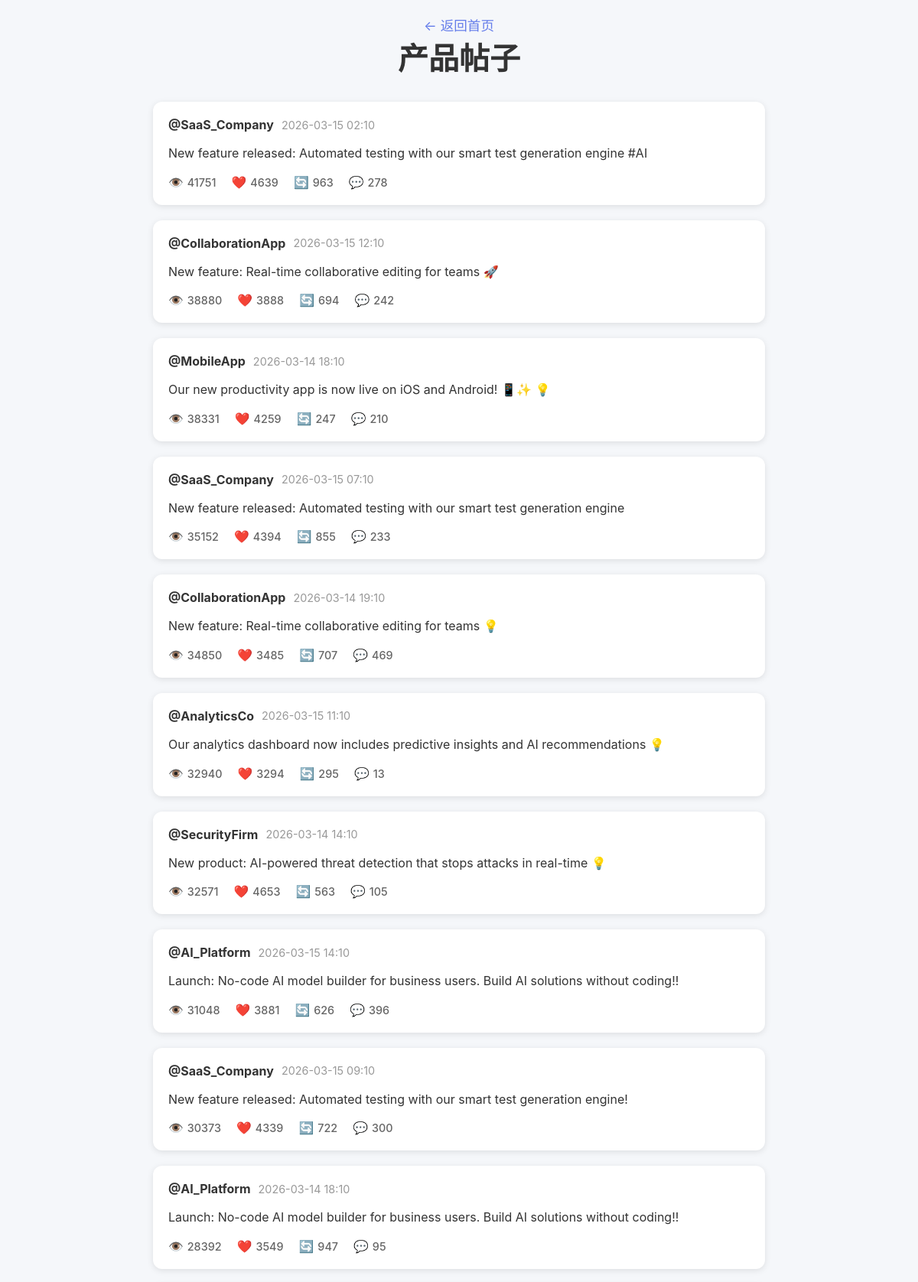
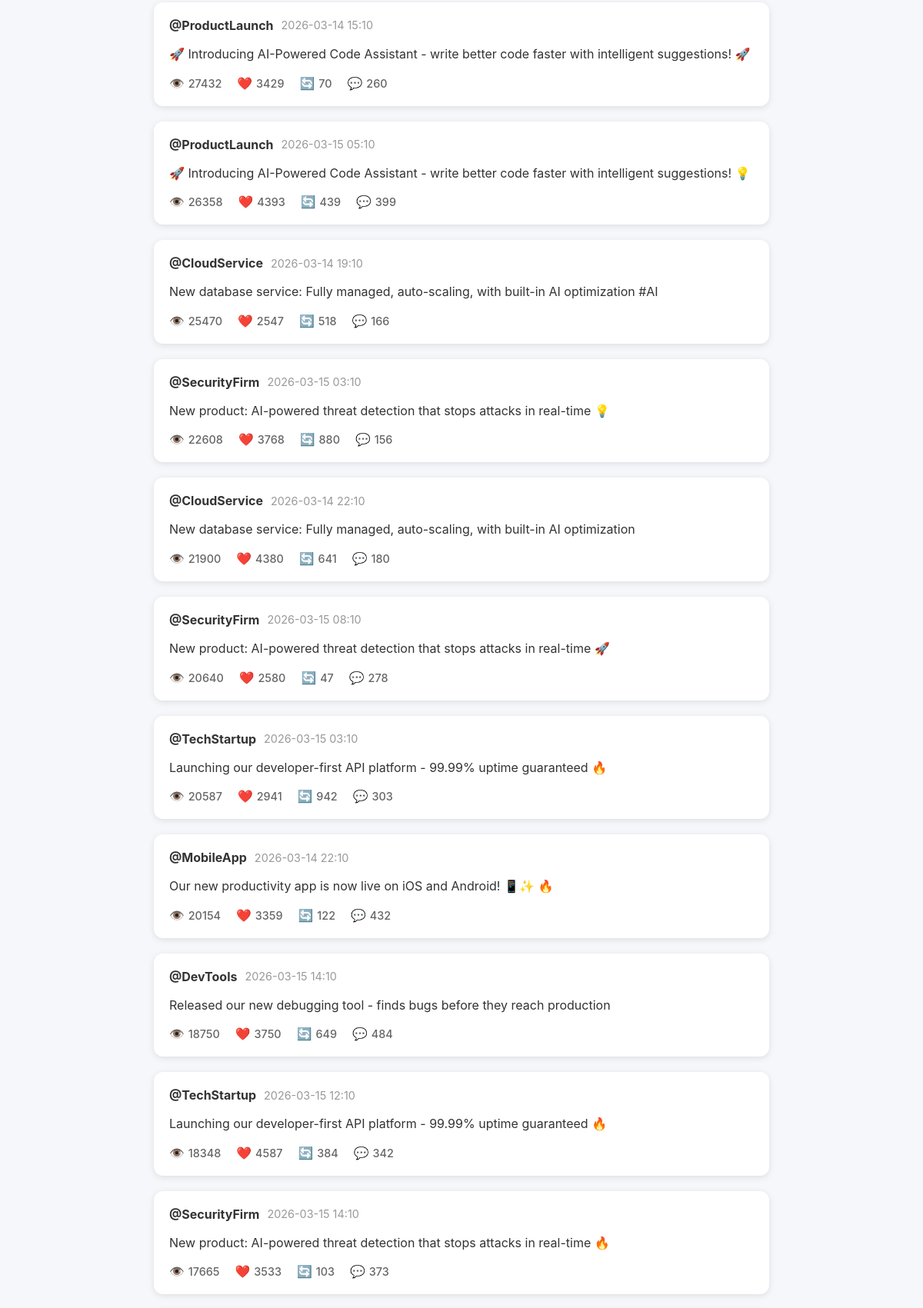
The app's page /posts/product (upper part) with its own data (2 pictures, top to bottom).
### tables this page shows
CREATE TABLE posts (
                id TEXT PRIMARY KEY,
                author_id TEXT,
                author_username TEXT,
                text TEXT,
                created_at TIMESTAMP,
                metrics_impressions INTEGER,
                metrics_likes INTEGER,
                metrics_retweets INTEGER,
                metrics_replies INTEGER,
                category TEXT,
                crawled_at TIMESTAMP DEFAULT CURRENT_TIMESTAMP
            );

### scripts/web_app.py (the view)
@app.route('/posts/<category>')
def posts(category):
    conn = get_db_connection()
    posts = conn.execute('''
        SELECT * FROM posts
        WHERE category = ?
        ORDER BY metrics_impressions + metrics_replies DESC
        LIMIT 100
    ''', (category,)).fetchall()
    conn.close()
    posts_list = []
    for post in posts:
        post_dict = dict(post)
        post_dict['created_at'] = datetime.fromisoformat(post['created_at']).strftime("%Y-%m-%d %H:%M")
        posts_list.append(post_dict)
    category_names = {
        'trending': '热门趋势',
        'need': '需求帖子',
        'product': '产品帖子',
        'complain': '抱怨帖子'
    }
    return render_template('posts.html',
                          posts=posts_list,
                          category=category,
                          category_name=category_names.get(category, category))

### scripts/web_app.py (called while the page is built)
def get_db_connection():
    conn = sqlite3.connect(DB_PATH)
    conn.row_factory = sqlite3.Row
    return conn

### assets/templates/posts.html (shortened to what this page needs)
<!DOCTYPE html>
<html lang="zh-CN">
<head>
</head>
<body>
    <div class="container">
        <div class="header">
            <a href="/" class="back-link">← 返回首页</a>
            <h1>{{ category_name }}</h1>
        </div>
        {% if posts %}
        <div class="post-list">
            {% for post in posts %}
            <div class="post-card" onclick="window.location.href='/post/{{ post.id }}'">
                <div class="post-header">
                    <span class="author">@{{ post.author_username }}</span>
                    <span class="time">{{ post.created_at }}</span>
                </div>
                <div class="post-content">{{ post.text }}</div>
                <div class="post-stats">
                    <div class="stat-item">
                        <span class="icon">👁️</span>
                        <span class="value">{{ post.metrics_impressions }}</span>
                    </div>
                    <div class="stat-item">
                        <span class="icon">❤️</span>
                        <span class="value">{{ post.metrics_likes }}</span>
                    </div>
                    <div class="stat-item">
                        <span class="icon">🔄</span>
                        <span class="value">{{ post.metrics_retweets }}</span>
                    </div>
                    <div class="stat-item">
                        <span class="icon">💬</span>
                        <span class="value">{{ post.metrics_replies }}</span>
                    </div>
                </div>
            </div>
            {% endfor %}
        </div>
        {% else %}
        <div class="empty-state">
            <div class="emoji">📭</div>
            <p>暂无帖子数据</p>
        </div>
        {% endif %}
    </div>
</body>
</html>

### assets/templates/posts.html (style rules this page uses)
* { margin: 0; padding: 0; box-sizing: border-box; }
body { font-family: -apple-system, BlinkMacSystemFont, 'Segoe UI', Roboto, 'Helvetica Neue', Arial, sans-serif; background: #f5f7fa; padding: 20px; }
.container { max-width: 800px; margin: 0 auto; }
.header { text-align: center; margin-bottom: 30px; }
.header h1 { font-size: 2.5em; color: #333; margin-bottom: 10px; }
.header .back-link { color: #667eea; text-decoration: none; font-size: 1.1em; }
.post-list { display: flex; flex-direction: column; gap: 20px; }
.post-card { background: white; border-radius: 12px; padding: 20px; box-shadow: 0 2px 8px rgba(0,0,0,0.1); transition: box-shadow 0.3s; cursor: pointer; }
.post-header { display: flex; align-items: center; margin-bottom: 15px; }
.post-header .author { font-weight: bold; color: #333; margin-right: 10px; }
.post-header .time { color: #999; font-size: 0.9em; }
.post-content { color: #333; line-height: 1.6; margin-bottom: 15px; white-space: pre-wrap; word-wrap: break-word; }
.post-stats { display: flex; gap: 20px; color: #666; font-size: 0.9em; }
.stat-item { display: flex; align-items: center; gap: 5px; }
.stat-item .icon { font-size: 1.1em; }
.stat-item .value { font-weight: 500; }

### records on screen
posts: author_username "SaaS_Company", created_at "2026-03-15 02:10", text "New feature released: Automated testing with our smart test generation engine #AI", metrics_impressions "41751", metrics_likes "4639", metrics_retweets "963", metrics_replies "278"
posts: author_username "CollaborationApp", created_at "2026-03-15 12:10", text "New feature: Real-time collaborative editing for teams 🚀", metrics_impressions "38880", metrics_likes "3888", metrics_retweets "694", metrics_replies "242"
posts: author_username "MobileApp", created_at "2026-03-14 18:10", text "Our new productivity app is now live on iOS and Android! 📱✨ 💡", metrics_impressions "38331", metrics_likes "4259", metrics_retweets "247", metrics_replies "210"
posts: author_username "SaaS_Company", created_at "2026-03-15 07:10", text "New feature released: Automated testing with our smart test generation engine", metrics_impressions "35152", metrics_likes "4394", metrics_retweets "855", metrics_replies "233"
posts: author_username "CollaborationApp", created_at "2026-03-14 19:10", text "New feature: Real-time collaborative editing for teams 💡", metrics_impressions "34850", metrics_likes "3485", metrics_retweets "707", metrics_replies "469"
posts: author_username "AnalyticsCo", created_at "2026-03-15 11:10", text "Our analytics dashboard now includes predictive insights and AI recommendations 💡", metrics_impressions "32940", metrics_likes "3294", metrics_retweets "295", metrics_replies "13"
posts: author_username "SecurityFirm", created_at "2026-03-14 14:10", text "New product: AI-powered threat detection that stops attacks in real-time 💡", metrics_impressions "32571", metrics_likes "4653", metrics_retweets "563", metrics_replies "105"
posts: author_username "AI_Platform", created_at "2026-03-15 14:10", text "Launch: No-code AI model builder for business users. Build AI solutions without coding!!", metrics_impressions "31048", metrics_likes "3881", metrics_retweets "626", metrics_replies "396"
posts: author_username "SaaS_Company", created_at "2026-03-15 09:10", text "New feature released: Automated testing with our smart test generation engine!", metrics_impressions "30373", metrics_likes "4339", metrics_retweets "722", metrics_replies "300"
posts: author_username "AI_Platform", created_at "2026-03-14 18:10", text "Launch: No-code AI model builder for business users. Build AI solutions without coding!!", metrics_impressions "28392", metrics_likes "3549", metrics_retweets "947", metrics_replies "95"
posts: author_username "ProductLaunch", created_at "2026-03-14 15:10", text "🚀 Introducing AI-Powered Code Assistant - write better code faster with intelligent suggestions! 🚀", metrics_impressions "27432", metrics_likes "3429", metrics_retweets "70", metrics_replies "260"
posts: author_username "ProductLaunch", created_at "2026-03-15 05:10", text "🚀 Introducing AI-Powered Code Assistant - write better code faster with intelligent suggestions! 💡", metrics_impressions "26358", metrics_likes "4393", metrics_retweets "439", metrics_replies "399"
posts: author_username "CloudService", created_at "2026-03-14 19:10", text "New database service: Fully managed, auto-scaling, with built-in AI optimization #AI", metrics_impressions "25470", metrics_likes "2547", metrics_retweets "518", metrics_replies "166"
posts: author_username "SecurityFirm", created_at "2026-03-15 03:10", text "New product: AI-powered threat detection that stops attacks in real-time 💡", metrics_impressions "22608", metrics_likes "3768", metrics_retweets "880", metrics_replies "156"
posts: author_username "CloudService", created_at "2026-03-14 22:10", text "New database service: Fully managed, auto-scaling, with built-in AI optimization", metrics_impressions "21900", metrics_likes "4380", metrics_retweets "641", metrics_replies "180"
posts: author_username "SecurityFirm", created_at "2026-03-15 08:10", text "New product: AI-powered threat detection that stops attacks in real-time 🚀", metrics_impressions "20640", metrics_likes "2580", metrics_retweets "47", metrics_replies "278"
posts: author_username "TechStartup", created_at "2026-03-15 03:10", text "Launching our developer-first API platform - 99.99% uptime guaranteed 🔥", metrics_impressions "20587", metrics_likes "2941", metrics_retweets "942", metrics_replies "303"
posts: author_username "MobileApp", created_at "2026-03-14 22:10", text "Our new productivity app is now live on iOS and Android! 📱✨ 🔥", metrics_impressions "20154", metrics_likes "3359", metrics_retweets "122", metrics_replies "432"
posts: author_username "DevTools", created_at "2026-03-15 14:10", text "Released our new debugging tool - finds bugs before they reach production", metrics_impressions "18750", metrics_likes "3750", metrics_retweets "649", metrics_replies "484"
posts: author_username "TechStartup", created_at "2026-03-15 12:10", text "Launching our developer-first API platform - 99.99% uptime guaranteed 🔥", metrics_impressions "18348", metrics_likes "4587", metrics_retweets "384", metrics_replies "342"
posts: author_username "SecurityFirm", created_at "2026-03-15 14:10", text "New product: AI-powered threat detection that stops attacks in real-time 🔥", metrics_impressions "17665", metrics_likes "3533", metrics_retweets "103", metrics_replies "373"

### other values on screen
{{ category_name }} "产品帖子"
